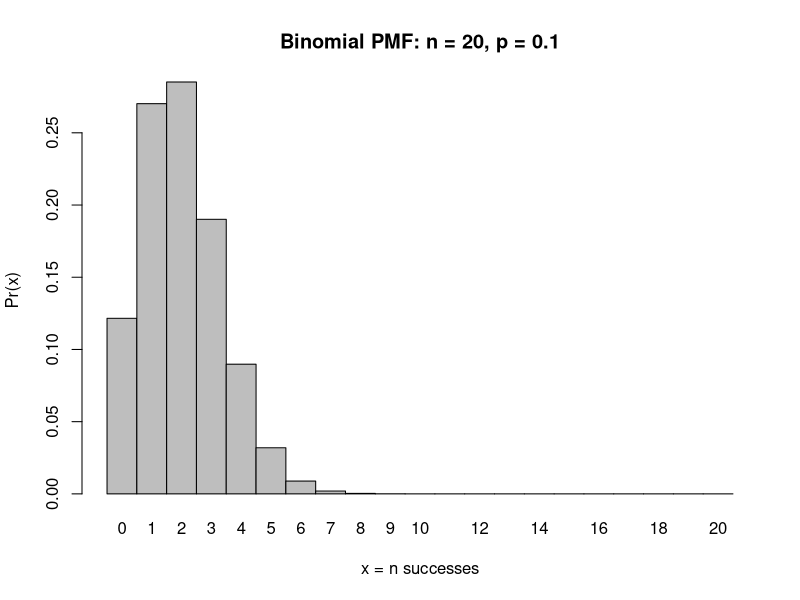
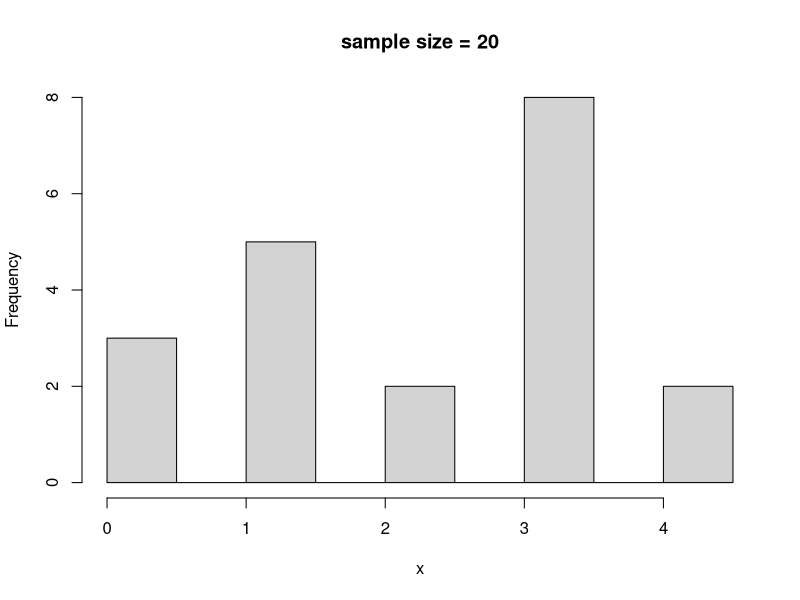
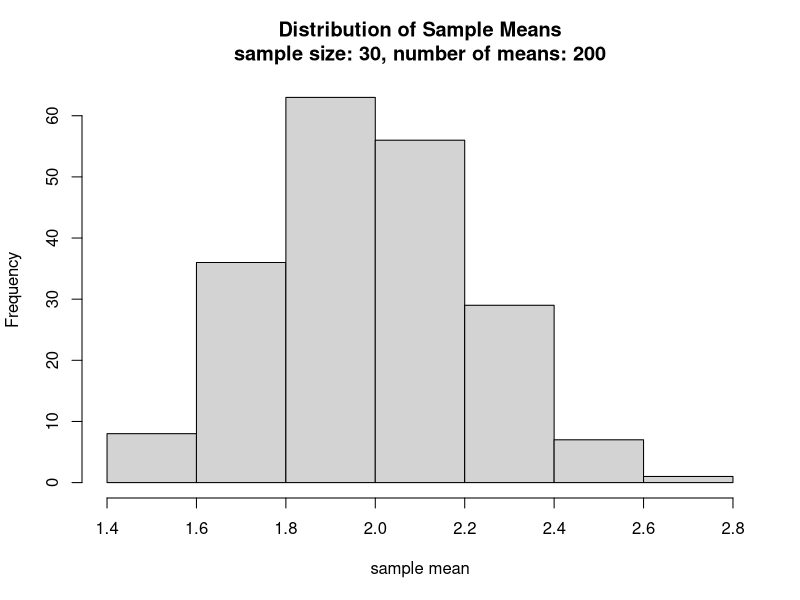

Write the R code that produced these figures, in order.
x = 0:20

barplot(
  dbinom(x, size = 20, prob = 0.1),
  names.arg = x, space = 0,
  main = "Binomial PMF: n = 20, p = 0.1",
  ylab = "Pr(x)", xlab = "x = n successes")

set.seed(12345)
sim_population = rbinom(n = 1000000, size = 20, prob = 0.1)

max(sim_population)

set.seed(5431213)

sim_sample = sample(sim_population, size = 20, replace = T)
hist(sim_sample + 0.00001, main = "sample size = 20", xlab = "x")


mean_sampler = function(pop, sample_size, n_means)
{
  # pre-allocate a results vector
  means = vector(mode = "numeric", length = n_means)
  
  # sampling loop
  for (i in 1:n_means)
  {
    samp = sample(pop, size = sample_size, replace = TRUE)
    means[i] = mean(samp)
  }
  
  return(means)
}



sample_means = mean_sampler(
  pop = sim_population, 
  sample_size = 30,
  n_means = 200)

hist(
  sample_means,
  main = "Distribution of Sample Means\nsample size: 30, number of means: 200",
  xlab = "sample mean")

